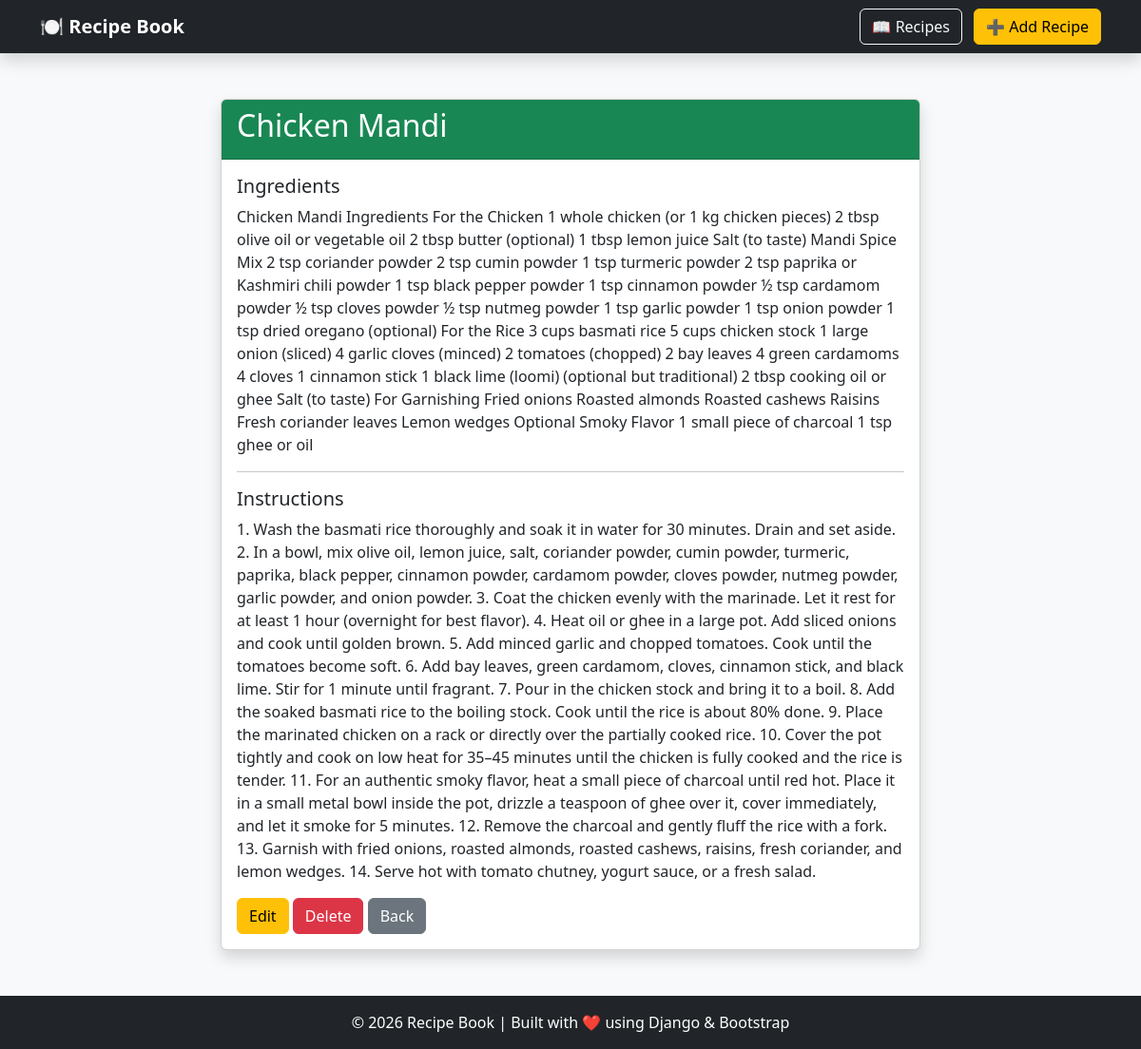
The page /recipe/9/ on the database its author committed.
### recipe/models.py (models this page shows, shortened)
class Recipe(models.Model):
    title = models.CharField(max_length=200)
    ingredients = models.TextField()
    instructions = models.TextField()
    image = models.ImageField(
        upload_to='recipes/',
        blank=True,
        null=True
     )

### recipe/views.py (the view)
# urls.py: path('recipe/<int:recipe_id>/', views.recipe_detail, name='recipe_detail'),
def recipe_detail(request, recipe_id):
    recipe = Recipe.objects.get(id=recipe_id)
    return render(request, 'recipe_detail.html', {
        'recipe': recipe
    })

### recipe/templates/recipe_detail.html (shortened to what this page needs)
{% extends 'base.html' %}
{% block content %}
<div class="row justify-content-center">
    <div class="col-md-8">
        <div class="card shadow">
            <div class="card-header bg-success text-white">
                <h2>{{ recipe.title }}</h2>
            </div>
            <div class="card-body">
                <h5>Ingredients</h5>
                <p>{{ recipe.ingredients }}</p>
                <hr>
                <h5>Instructions</h5>
                <p>{{ recipe.instructions }}</p>
                <a href="{% url 'edit_recipe' recipe.id %}" class="btn btn-warning">
                    Edit
                </a>
                <a href="{% url 'delete_recipe' recipe.id %}"
                   class="btn btn-danger">
                    Delete
                </a>
                <a href="{% url 'recipe_list' %}"
                   class="btn btn-secondary">
                    Back
                </a>
            </div>
        </div>
    </div>
</div>
{% endblock %}

### rows shown on the page
Recipe: title "Chicken Mandi", ingredients "Chicken Mandi Ingredients For the Chicken 1 whole chicken (or 1 kg chicken pieces) 2 tbsp olive oil or vegetable oil 2 tbsp butter (optional) 1 tbsp lemon juice Salt (to taste) Mandi Spice Mix 2 tsp coriander powder 2 tsp cumin powder 1 tsp turmeric powder 2 tsp paprika or Kashmiri chili powder 1 tsp black pepper powder 1 tsp cinnamon powder ½ tsp cardamom powder ½ tsp cloves powder ½ tsp nutmeg powder 1 tsp garlic powder 1 tsp onion powder 1 tsp dried oregano (optional) For the Rice 3 cups basmati rice 5 cups chicken stock 1 large onion (sliced) 4 garlic cloves (minced) 2 tomatoes (chopped) 2 bay leaves 4 green cardamoms 4 cloves 1 cinnamon stick 1 black lime (loomi) (optional but…", instructions "1. Wash the basmati rice thoroughly and soak it in water for 30 minutes. Drain and set aside. 2. In a bowl, mix olive oil, lemon juice, salt, coriander powder, cumin powder, turmeric, paprika, black pepper, cinnamon powder, cardamom powder, cloves powder, nutmeg powder, garlic powder, and onion powder. 3. Coat the chicken evenly with the marinade. Let it rest for at least 1 hour (overnight for best flavor). 4. Heat oil or ghee in a large pot. Add sliced onions and cook until golden brown. 5. Add minced garlic and chopped tomatoes. Cook until the tomatoes become soft. 6. Add bay leaves, green cardamom, cloves, cinnamon stick, and black lime. Stir for 1 minute until fragrant. 7. Pour in the…"
